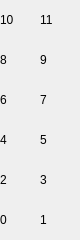
   <widget class="QFrame" name="frameWT">
    <property name="geometry">
     <rect>
      <x>983</x>
      <y>460</y>
      <width>80</width>
      <height>240</height>
     </rect>
    </property>
    <property name="frameShape">
     <enum>QFrame::NoFrame</enum>
    </property>
    <property name="frameShadow">
     <enum>QFrame::Raised</enum>
    </property>
    <widget class="QLabel" name="labelWT_0_0">
     <property name="geometry">
      <rect>
       <x>0</x>
       <y>0</y>
       <width>40</width>
       <height>40</height>
      </rect>
     </property>
     <property name="text">
      <string>10</string>
     </property>
    </widget>
    <widget class="QLabel" name="labelWT_0_1">
     <property name="geometry">
      <rect>
       <x>40</x>
       <y>0</y>
       <width>40</width>
       <height>40</height>
      </rect>
     </property>
     <property name="text">
      <string>11</string>
     </property>
    </widget>
    <widget class="QLabel" name="labelWT_1_1">
     <property name="geometry">
      <rect>
       <x>40</x>
       <y>40</y>
       <width>40</width>
       <height>40</height>
      </rect>
     </property>
     <property name="text">
      <string>9</string>
     </property>
    </widget>
    <widget class="QLabel" name="labelWT_1_0">
     <property name="geometry">
      <rect>
       <x>0</x>
       <y>40</y>
       <width>40</width>
       <height>40</height>
      </rect>
     </property>
     <property name="text">
      <string>8</string>
     </property>
    </widget>
    <widget class="QLabel" name="labelWT_2_1">
     <property name="geometry">
      <rect>
       <x>40</x>
       <y>80</y>
       <width>40</width>
       <height>40</height>
      </rect>
     </property>
     <property name="text">
      <string>7</string>
     </property>
    </widget>
    <widget class="QLabel" name="labelWT_2_0">
     <property name="geometry">
      <rect>
       <x>0</x>
       <y>80</y>
       <width>40</width>
       <height>40</height>
      </rect>
     </property>
     <property name="text">
      <string>6</string>
     </property>
    </widget>
    <widget class="QLabel" name="labelWT_3_1">
     <property name="geometry">
      <rect>
       <x>40</x>
       <y>120</y>
       <width>40</width>
       <height>40</height>
      </rect>
     </property>
     <property name="text">
      <string>5</string>
     </property>
    </widget>
    <widget class="QLabel" name="labelWT_3_0">
     <property name="geometry">
      <rect>
       <x>0</x>
       <y>120</y>
       <width>40</width>
       <height>40</height>
      </rect>
     </property>
     <property name="text">
      <string>4</string>
     </property>
    </widget>
    <widget class="QLabel" name="labelWT_4_1">
     <property name="geometry">
      <rect>
       <x>40</x>
       <y>160</y>
       <width>40</width>
       <height>40</height>
      </rect>
     </property>
     <property name="text">
      <string>3</string>
     </property>
    </widget>
    <widget class="QLabel" name="labelWT_4_0">
     <property name="geometry">
      <rect>
       <x>0</x>
       <y>160</y>
       <width>40</width>
       <height>40</height>
      </rect>
     </property>
     <property name="text">
      <string>2</string>
     </property>
    </widget>
    <widget class="QLabel" name="labelWT_5_1">
     <property name="geometry">
      <rect>
       <x>40</x>
       <y>200</y>
       <width>40</width>
       <height>40</height>
      </rect>
     </property>
     <property name="text">
      <string>1</string>
     </property>
    </widget>
    <widget class="QLabel" name="labelWT_5_0">
     <property name="geometry">
      <rect>
       <x>0</x>
       <y>200</y>
       <width>40</width>
       <height>40</height>
      </rect>
     </property>
     <property name="text">
      <string>0</string>
     </property>
    </widget>
   </widget>
